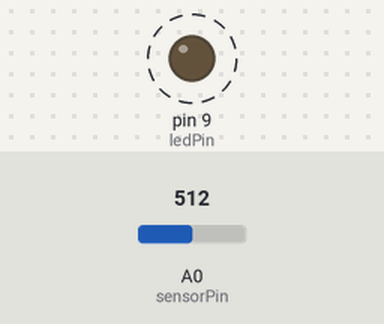
A sketch run on a simulated Arduino Uno, built with avr-gcc and run on an emulated ATmega328P. Shown: output pins drawn as LEDs (lit = HIGH). Dashed ring = blinking. The inputs (shaded band) are chosen by the test bench; at power-on: A0 (sensorPin) = 512.

Above: at 1.8 s.
1.9 s: A0 (sensorPin) set to 0
At 2.4 s:
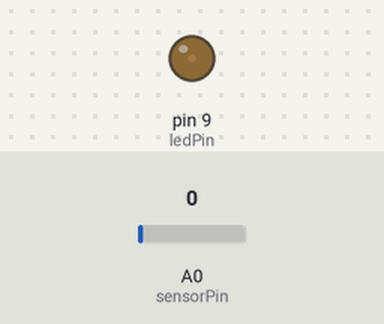
3.6 s: A0 (sensorPin) set to 122
At 3.9 s:
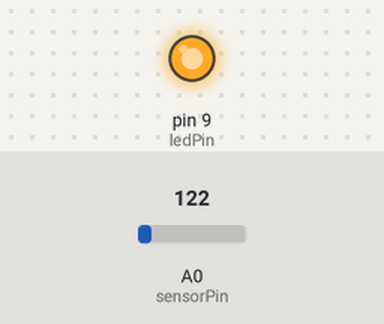
Timing chart, 0 to 13.1 s (numbered marks = the images above; inputs shaded):
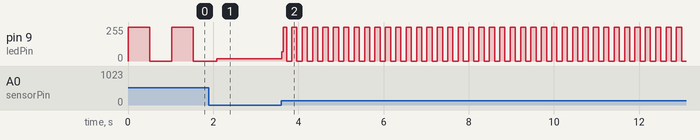

The sketch:

Blink_LED_changing_rate.ino
```cpp
/* POTENTIOMETER – BLINK AN LED

Hardware connections:

  Potentiometer:

    Potentiometers have three pins. When we're using it as a
    voltage divider, we connect the outside pins to power and
    ground. The middle pin will be the signal (a voltage which
    varies from 0 Volts to 5 Volts depending on the position of
    the knob).

    Connect the middle pin to ANALOG IN pin 0 on the Arduino.
    Connect one of the outside pins to 5V.
    Connect the other outside pin to GND.

    (TIP: if once your program is running, the knob feels
    "backwards", you can swap the 5V and GND pins to reverse
    the direction.)

  LED:

  Connect the positive side of your LED (longer leg) to
   Arduino DIGITAL pin 9

  Connect the negative side of your LED (shorter leg) to a 220 Ohm resistor

  Connect the other side of the resistor to ground.

This sketch is a modification of Circuit #2 from the
Sparkfun Inventor's Kit, written by Sparkfun Electronics. http://learn.sparkfun.com/

*/


// In this sketch we'll start using "variables."

// A variable is a named number. We'll often use these to store
// numbers that change, such as measurements from the outside
// world, or to make a sketch easier to understand (sometimes a
// descriptive name makes more sense than looking at a number).

// Variables can be different "data types", which is the kind of
// number we're using (can it be negative? Have a decimal point?)
// We'll introduce more data types later, but for the moment we'll
// stick with good old "integers" (called "int" in your sketch).

// You must "declare" variables before you use them, so that the
// computer knows about them. Here we'll declare two integer
// variables, and at the same time, initialize them to specific
// values. We're doing this so that further down, we can refer to
// the pins by name rather than number.

// Note that variable names are case-sensitive! If you get an
// "(variable) was not declared in this scope" error, double-check
// that you typed the name correctly.

// Here we're creating a variable called "sensorPin" of type "int"
// and initializing it to have the value "0":

int sensorPin = 0;    // The potentiometer is connected to
                      // analog pin 0

int ledPin = 9;      // The LED is connected to digital pin 9


void setup()
{


  pinMode(ledPin, OUTPUT);

  // The above line is the same as "pinMode(9, OUTPUT);"

  // You might be wondering why we're not also configuring
  // sensorPin as an input. The reason is that this is an
  // "analog in" pin. These pins have the special ability to
  // read varying voltages from sensors like the potentiometer.
  // Since they're always used as inputs, there is no need to
  // specifically configure them.
}


void loop()

{
  // First we'll declare another integer variable
  // to store the value of the potentiometer:

  int sensorValue;

  // The Arduino can read external voltages on the analog input
  // pins using a built-in function called analogRead(). This
  // function takes one input value, the analog pin we're using
  // (sensorPin, which we earlier set to 0). It returns an integer
  // number that ranges from 0 (0 Volts) to 1023 (5 Volts).
  // We're sticking this value into the sensorValue variable:

  sensorValue = analogRead(sensorPin);

  // Now we'll blink the LED like in the first example, but we'll
  // use the sensorValue variable to change the blink speed
  // (the smaller the number, the faster it will blink).

  // Note that we're using the ledPin variable here as well:

  digitalWrite(ledPin, HIGH);     // Turn the LED on

  delay(sensorValue);             // Pause for sensorValue
                                  // milliseconds

  digitalWrite(ledPin, LOW);      // Turn the LED off

  delay(sensorValue);             // Pause for sensorValue
                                  // milliseconds

  // Remember that loop() repeats forever, so we'll do all this
  // again and again.
}
```

Measured:
- after the input at 3.6 s, pin 9 (ledPin): 18/255 → 69/255 at once, then moves between 0/255 and 255/255, repeating every 0.24 s
- by itself, pin 9 (ledPin): alternates 255/255 for 0.51 s and 0/255 for 0.51 s
